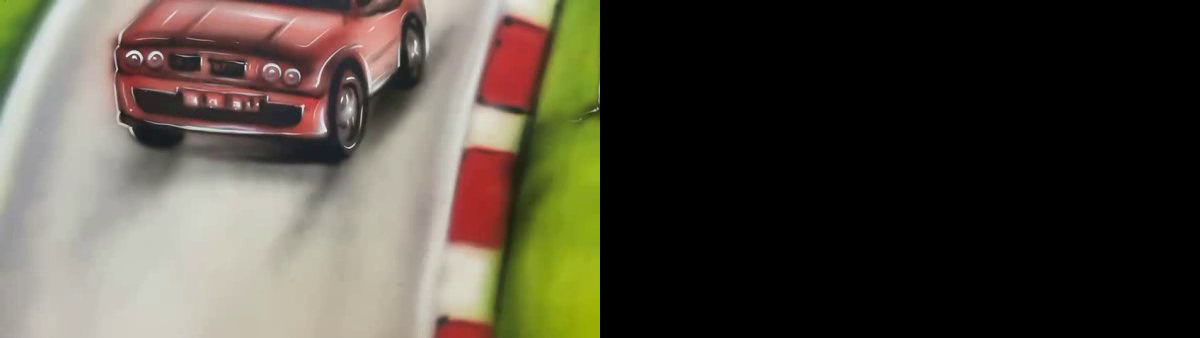
#> input picture frame 8 of gui/4.mp4, 1200 x 338 px, given in place of 2.mp4, which was not available
$ python video_stitcher1.py
#> lines starting #> are read from the running program, lines starting #| are printed output that depends on the picture; pictures that were not available may be replaced by others from this repository, and a replacement may not be noted
# using complete stitcher class

import cv2
import numpy as np
import imutils
import tqdm
import os


class VideoStitcher:
    def __init__(self, left_video_in_path, right_video_in_path, video_out_path, video_out_width=800, display=False):
        # Initialize arguments
        self.left_video_in_path = left_video_in_path
        self.right_video_in_path = right_video_in_path
        self.video_out_path = video_out_path
        self.video_out_width = video_out_width
        self.display = display

        # Initialize the saved homography matrix
        self.saved_homo_matrix = None

    def run(self):
        # Set up video capture
        left_video = cv2.VideoCapture(self.left_video_in_path)
        right_video = cv2.VideoCapture(self.right_video_in_path)
        print('[INFO]: {} and {} loaded'.format(self.left_video_in_path.split('/')[-1],
                                                self.right_video_in_path.split('/')[-1]))
        print('[INFO]: Video stitching starting....')

        # Get information about the videos
        n_frames = min(int(left_video.get(cv2.CAP_PROP_FRAME_COUNT)),
                       int(right_video.get(cv2.CAP_PROP_FRAME_COUNT)))
        fps = int(left_video.get(cv2.CAP_PROP_FPS))
        frames = []

        for _ in tqdm.tqdm(np.arange(n_frames)):
            # Grab the frames from their respective video streams
            ok, left = left_video.read()
            _, right = right_video.read()

            # [12 lines of commented-out code are left out]
            left = cv2.rotate(left, cv2.ROTATE_90_CLOCKWISE)

            right = cv2.rotate(right, cv2.ROTATE_90_CLOCKWISE)

            cv2.imshow("image1",left)
            cv2.imshow("image2",right)

            images = [left, right]

            if ok:
                # Stitch the frames together to form the panorama
                stitcher = cv2.createStitcher() if imutils.is_cv3() else cv2.Stitcher_create()
                (status, stitched) = stitcher.stitch(images)

                # No homography could not be computed
                if status != 0:
                    print("[INFO]: Homography could not be computed!")
                    break

                # Add frame to video
                stitched = imutils.resize(
                    stitched, width=self.video_out_width)

                frames.append(stitched)
            print(frames)
            if self.display:
                # Show the output images
                cv2.imshow("Result", stitched)

            # If the 'q' key was pressed, break from the loop
            if cv2.waitKey(1) & 0xFF == ord("q"):
                break
#> this loop made 1 pass
#> status on pass 1: 1
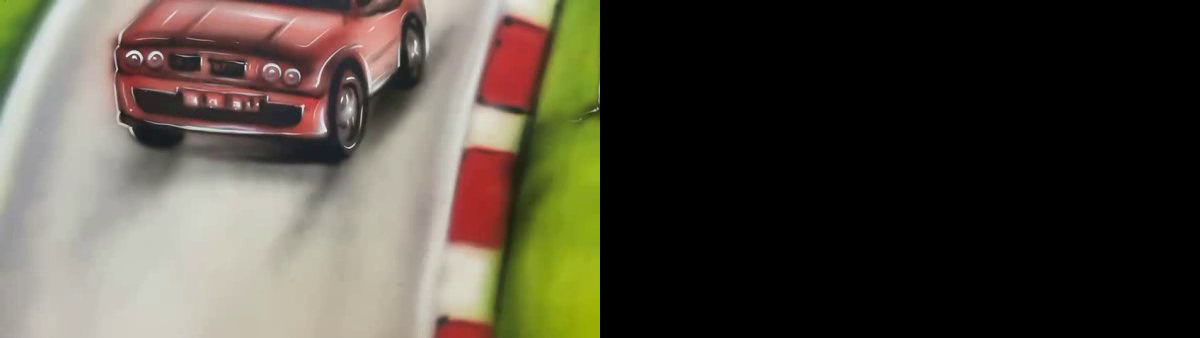
#> input picture frame 8 of gui/4.mp4, 1200 x 338 px, given in place of 2.mp4, which was not available
#> pass 1, in run, `left = cv2.rotate(left, cv2.ROTATE_90_CLOCKWISE)`:
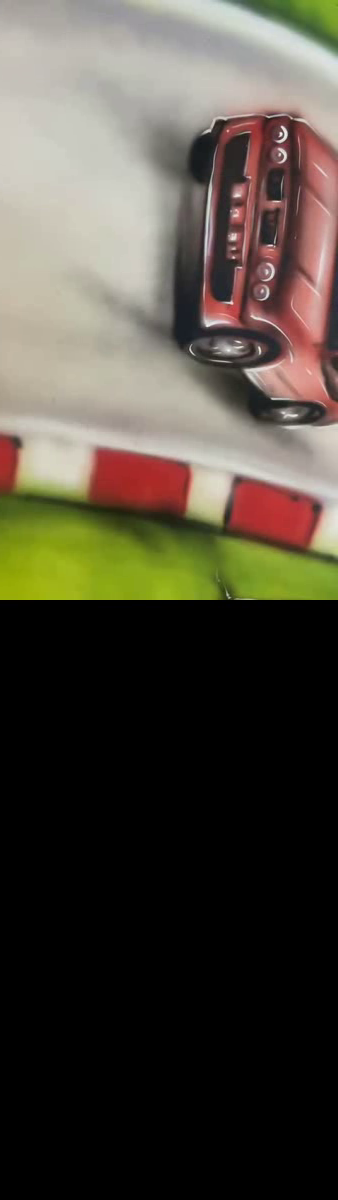
#> left: shape (1200, 338, 3); mean B, G, R 61.1, 72.2, 78.1
#> after the loop, frames = []

        cv2.destroyAllWindows()
        print('[INFO]: Video stitching finished')

        # Save video
        print('[INFO]: Saving {} in {}'.format(self.video_out_path.split('/')[-1],
                                               os.path.dirname(self.video_out_path)))

#> (the run stopped early here; a loop or call above may not have finished)
